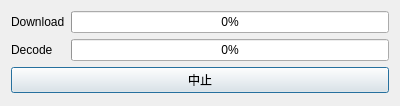
<?xml version="1.0" encoding="UTF-8"?>
<ui version="4.0">
 <class>VTDownloaderDialogBase</class>
 <widget class="QDialog" name="VTDownloaderDialogBase">
  <property name="geometry">
   <rect>
    <x>0</x>
    <y>0</y>
    <width>400</width>
    <height>106</height>
   </rect>
  </property>
  <property name="windowTitle">
   <string>GSI-VTDownloader</string>
  </property>
  <layout class="QVBoxLayout" name="verticalLayout">
   <item>
    <layout class="QHBoxLayout" name="horizontalLayout_2">
     <item>
      <layout class="QHBoxLayout" name="horizontalLayout">
       <item>
        <layout class="QVBoxLayout" name="verticalLayout_3">
         <item>
          <widget class="QLabel" name="label">
           <property name="text">
            <string>Download</string>
           </property>
          </widget>
         </item>
         <item>
          <widget class="QLabel" name="label_2">
           <property name="text">
            <string>Decode</string>
           </property>
          </widget>
         </item>
        </layout>
       </item>
      </layout>
     </item>
     <item>
      <layout class="QVBoxLayout" name="verticalLayout_4">
       <item>
        <widget class="QProgressBar" name="download_progressBar">
         <property name="maximum">
          <number>100</number>
         </property>
         <property name="value">
          <number>0</number>
         </property>
         <property name="textVisible">
          <bool>true</bool>
         </property>
        </widget>
       </item>
       <item>
        <widget class="QProgressBar" name="decode_progressBar">
         <property name="maximum">
          <number>100</number>
         </property>
         <property name="value">
          <number>0</number>
         </property>
         <property name="textVisible">
          <bool>true</bool>
         </property>
        </widget>
       </item>
      </layout>
     </item>
    </layout>
   </item>
   <item>
    <widget class="QPushButton" name="abortPushButton">
     <property name="text">
      <string>中止</string>
     </property>
    </widget>
   </item>
  </layout>
 </widget>
 <resources/>
 <connections/>
</ui>
